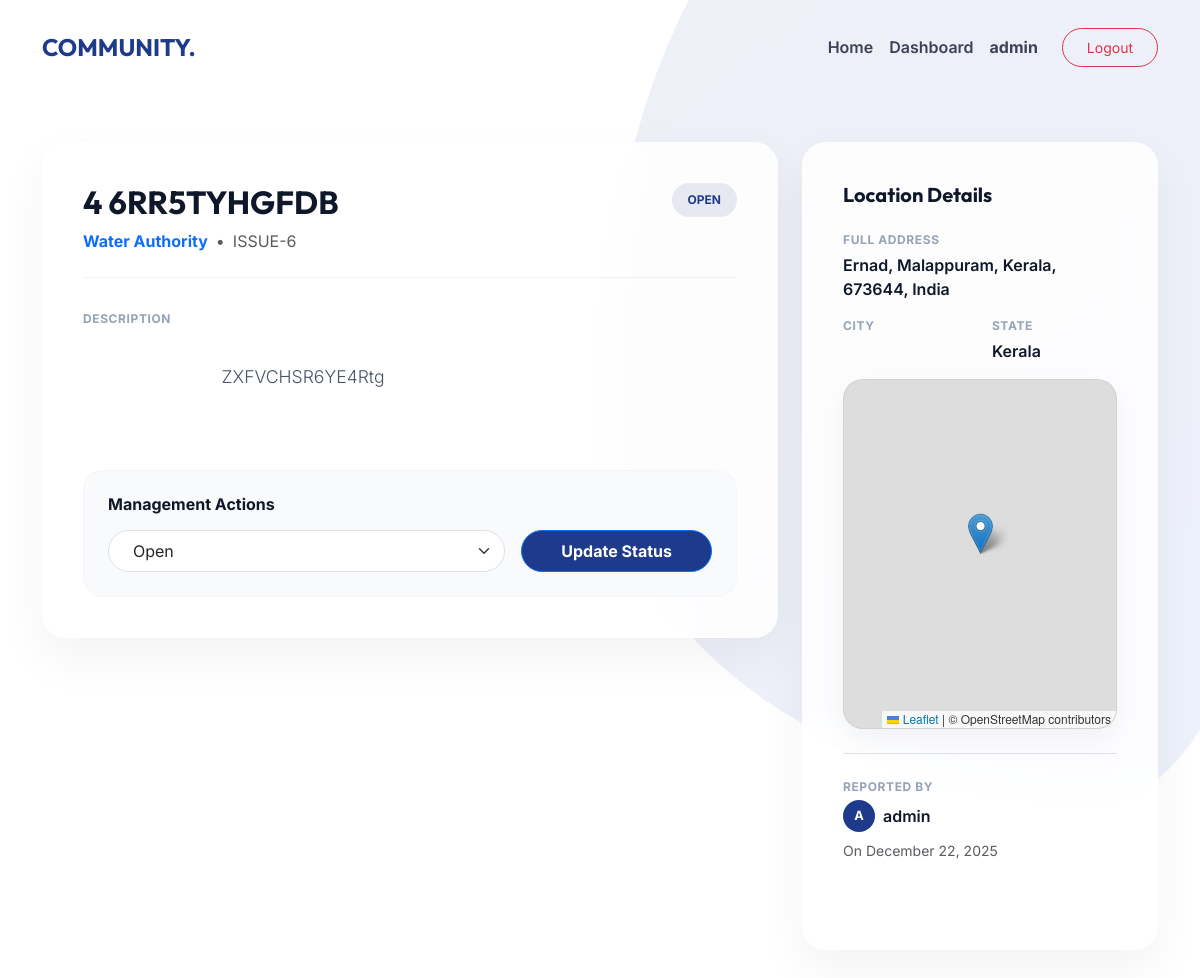
Page /issue/6/ (signed in) on the committed database.
### userapp/models.py (models this page shows, shortened)
class CustomUser(AbstractUser):
    ROLE_CHOICES = (
        ('admin', 'Admin'),
        ('user', 'User'),
    )
    role = models.CharField(
        max_length=10,
        choices=ROLE_CHOICES,
        default='user'
    )

class IssueReport(models.Model):
    CHOICE = [
        ('pwd', 'Road Issue / PWD'),
        ('water', 'Water Authority'),
        ('kseb', 'Electricity / KSEB'),
        ('police', 'Police Station'),
        ('other', 'Other'),
    ]
    user = models.ForeignKey(CustomUser, on_delete=models.CASCADE)
    title = models.CharField(max_length=200)
    category = models.CharField(max_length=100, choices=CHOICE, null=True, blank=True)
    latitude = models.FloatField(null=True, blank=True)
    longitude = models.FloatField(null=True, blank=True)
    address = models.CharField(max_length=255, null=True, blank=True)
    contry = models.CharField(max_length=100,  null=True, blank=True)
    state = models.CharField(max_length=100, null=True, blank=True)
    city = models.CharField(max_length=100, null=True, blank=True)
    landmark = models.CharField(max_length=255, null=True, blank=True)
    status = models.CharField(max_length=50,
                              choices=[('Open', 'Open'), ('In Progress', 'In Progress'), ('Closed', 'Closed')],
                             default='Open')
    description = models.TextField()
    image = models.ImageField(upload_to='issue_images/', blank=True, null=True)
    created_at = models.DateTimeField(auto_now_add=True)

### userapp/permission.py (the view)
    def wrapper(request, *args, **kwargs):
        if not request.user.is_authenticated:
            return redirect("/login/")
        if request.user.role != 'admin':
            return redirect("/")
        return view_func(request, *args, **kwargs)

### userapp/permission.py (called while the page is built)
def login_required(view_func):
    def wrapper(request, *args, **kwargs):
        if not request.user.is_authenticated:
            return redirect("/login/")
        return view_func(request, *args, **kwargs)
    return wrapper

def admin_required(view_func):
    def wrapper(request, *args, **kwargs):
        if not request.user.is_authenticated:
            return redirect("/login/")
        if request.user.role != 'admin':
            return redirect("/")
        return view_func(request, *args, **kwargs)
    return wrapper

### userapp/views.py (called while the page is built)
@login_required
@admin_required
def issue_detail(request, id):
    issue = get_object_or_404(IssueReport, id=id)
    return render(request, "userapp/issue_detail.html", {
        "issue": issue
    })

### userapp/templates/userapp/issue_detail.html (shortened to what this page needs)
{% load static %}
<!DOCTYPE html>
<html lang="en">
<head>
    <link href="https://cdn.jsdelivr.net/npm/bootstrap@5.3.2/dist/css/bootstrap.min.css" rel="stylesheet">
    <link rel="stylesheet" href="https://unpkg.com/leaflet/dist/leaflet.css" />
</head>
<body>
    <div class="bg-curves">
    </div>
    <nav class="navbar navbar-expand-lg">
        <div class="container">
            <a class="navbar-brand" href="/">COMMUNITY<span>.</span></a>
            <div class="collapse navbar-collapse" id="navMain">
                <ul class="navbar-nav ms-auto align-items-center">
                    <li class="nav-item"><a class="nav-link" href="/">Home</a></li>
                    {% if user.is_staff or user.is_superuser or user.role == 'admin' %}
                    <li class="nav-item"><a class="nav-link" href="/admin-dashboard/">Dashboard</a></li>
                    {% endif %}
                    <li class="nav-item"><a class="nav-link fw-bold" href="/profile/">{{ request.user.username }}</a>
                    </li>
                    <li class="nav-item ms-lg-3"><a href="/logout/"
                            class="btn btn-sm btn-outline-danger px-4 py-2 rounded-pill">Logout</a></li>
                </ul>
            </div>
        </div>
    </nav>
    <main class="container my-5">
        <div class="row g-4">
            <div class="col-lg-8">
                <div class="premium-card">
                    <div class="issue-header d-flex justify-content-between align-items-start">
                        <div>
                            <h1 class="fw-bold h2 mb-2" style="font-family:var(--font-heading);">{{ issue.title }}</h1>
                            <div class="text-muted d-flex align-items-center gap-2">
                                <span class="fw-bold text-primary">{{ issue.get_category_display }}</span>
                                <span>•</span>
                                <span>ISSUE-{{ issue.id }}</span>
                            </div>
                        </div>
                        <span
                            class="status-badge {% if issue.status == 'Open' %}bg-status-open{% elif issue.status == 'In Progress' %}bg-status-progress{% else %}bg-status-closed{% endif %}">
                            {{ issue.status }}
                        </span>
                    </div>
                    <div class="mb-4">
                        <p class="info-label">Description</p>
                        <p class="lead"
                            style="font-size: 1.1rem; line-height: 1.7; color: #475569; white-space: pre-wrap;">
                            {{ issue.description }}
                        </p>
                    </div>
                    {% if request.user.is_staff or request.user.is_superuser or request.user.role == 'admin' %}
                    <div class="admin-action-box mt-5">
                        <h6 class="fw-bold mb-3">Management Actions</h6>
                    <form method="POST" action="{% url 'userapp:update-issue-status' issue.id %}" class="row g-3">
                        <div class="col-md-8">
                            <select name="status" class="form-select rounded-pill px-4 py-2">
                                <option value="Open" {% if issue.status == "Open" %}selected{% endif %}>
                                    Open
                                </option>
                            </select>
                        </div>
                        <div class="col-md-4">
                            <button class="btn btn-primary w-100 rounded-pill py-2 fw-bold"
                                style="background:var(--primary);">Update Status</button>
                        </div>
                    </form>
                    </div>
                    {% endif %}
                </div>
            </div>
            <div class="col-lg-4">
                <div class="premium-card h-100">
                    <h5 class="fw-bold mb-4" style="font-family:var(--font-heading);">Location Details</h5>
                    <div class="mb-3">
                        <p class="info-label">Full Address</p>
                        <p class="info-value mb-0">{{ issue.address }}</p>
                    </div>
                    <div class="row mb-3">
                        <div class="col-6">
                            <p class="info-label">City</p>
                        </div>
                        <div class="col-6">
                            <p class="info-label">State</p>
                            <p class="info-value mb-0">{{ issue.state }}</p>
                        </div>
                    </div>
                    {% if issue.latitude and issue.longitude %}
                    <div id="map"></div>
                    {% else %}
                    <div class="text-center py-5 bg-light rounded-4 border">
                        <p class="text-muted small mb-0">Map coordinates not available</p>
                    </div>
                    {% endif %}
                    <div class="mt-4 pt-4 border-top">
                        <p class="info-label">Reported By</p>
                        <div class="d-flex align-items-center gap-2">
                            <div class="rounded-circle text-white d-flex align-items-center justify-content-center fw-bold"
                                style="width:32px; height:32px; background:var(--primary); font-size:0.8rem;">
                                {{ issue.user.username|make_list|first|upper }}
                            </div>
                            <span class="info-value">{{ issue.user.username }}</span>
                        </div>
                        <p class="small text-muted mt-2 mb-0">On {{ issue.created_at|date:"F d, Y" }}</p>
                    </div>
                </div>
            </div>
        </div>
    </main>
</body>
</html>

### userapp/templates/userapp/issue_detail.html (style rules this page uses)
:root { --primary: #1e3a8a; --secondary: #3b82f6; --dark: #0f172a; --light: #f8fafc; --white: #ffffff; --font-main: 'Inter', sans-serif; --font-heading: 'Outfit', sans-serif; }
body { font-family: var(--font-main); color: var(--dark); background-color: var(--white); min-height: 100vh; margin: 0; padding: 0; }
.bg-curves { position: fixed; top: 0; right: 0; width: 100%; height: 100vh; z-index: -1; overflow: hidden; }
.navbar { padding: 1.5rem 0; background: transparent !important; }
.navbar-brand { font-family: var(--font-heading); font-weight: 700; font-size: 1.5rem; color: var(--primary) !important; }
.nav-link { font-weight: 600; color: var(--dark) !important; opacity: 0.8; transition: 0.3s; }
.premium-card { background: rgba(255, 255, 255, 0.85); backdrop-filter: blur(20px); border-radius: 24px; padding: 2.5rem; box-shadow: 0 20px 50px rgba(0, 0, 0, 0.05); border: 1px solid rgba(255, 255, 255, 0.5); margin-bottom: 3rem; }
.issue-header { border-bottom: 1px solid rgba(0, 0, 0, 0.05); padding-bottom: 1.5rem; margin-bottom: 2rem; }
.status-badge { font-size: 0.75rem; font-weight: 700; padding: 8px 16px; border-radius: 100px; text-transform: uppercase; }
.bg-status-open { background: rgba(30, 58, 138, 0.1); color: var(--primary); }
#map { height: 350px; border-radius: 20px; box-shadow: 0 10px 30px rgba(0, 0, 0, 0.05); border: 1px solid rgba(0, 0, 0, 0.05); }
.info-label { font-size: 0.75rem; font-weight: 700; color: #94a3b8; text-transform: uppercase; letter-spacing: 0.05em; margin-bottom: 0.25rem; }
.info-value { font-weight: 600; color: var(--dark); }
.admin-action-box { background: var(--light); border-radius: 20px; padding: 1.5rem; border: 1px solid rgba(0, 0, 0, 0.02); }

### rows in the picture
CustomUser: user.username "admin"
IssueReport: title "4 6RR5TYHGFDB", category "Water Authority", id "6", status "OPEN", description "ZXFVCHSR6YE4Rtg", status "Open", address "Ernad, Malappuram, Kerala, 673644, India", state "Kerala", user.username|make_list "A", user.username "admin", created_at "December 22, 2025"
